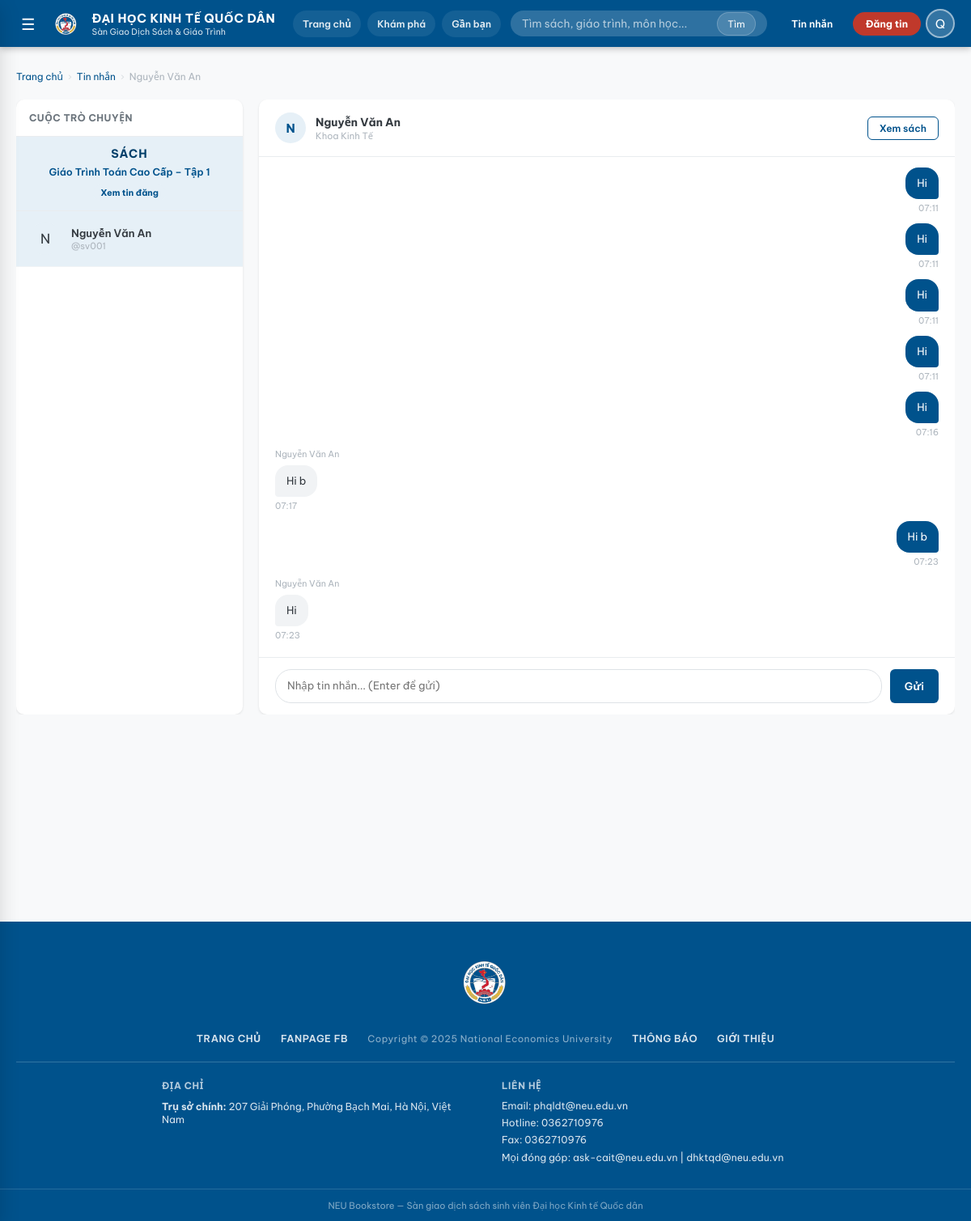
Page /messages/1/2 (signed in) on the committed database.
### tables this page shows
CREATE TABLE users (
    id            INTEGER PRIMARY KEY AUTOINCREMENT,
    username      TEXT    UNIQUE NOT NULL,
    password_hash TEXT    NOT NULL,
    full_name     TEXT,
    email         TEXT,
    phone         TEXT,
    student_id    TEXT    UNIQUE,
    faculty       TEXT,
    course_year   INTEGER,
    role          TEXT    DEFAULT 'student' CHECK(role IN ('student','admin')),
    bio           TEXT,
    rating_avg    REAL    DEFAULT 0,
    rating_count  INTEGER DEFAULT 0,
    created_at    TIMESTAMP DEFAULT CURRENT_TIMESTAMP
, reputation_score INTEGER DEFAULT 0, completed_deals INTEGER DEFAULT 0, location_label TEXT, latitude REAL, longitude REAL, location_updated_at TIMESTAMP);

CREATE TABLE books (
    id           INTEGER PRIMARY KEY AUTOINCREMENT,
    title        TEXT    NOT NULL,
    author       TEXT,
    isbn         TEXT,
    publisher    TEXT,
    publish_year INTEGER,
    edition      TEXT,
    category_id  INTEGER REFERENCES categories(id) ON DELETE SET NULL,
    faculty      TEXT,
    course_year  INTEGER,
    subject_code TEXT,
    description  TEXT,
    cover_emoji  TEXT    DEFAULT '📖',
    created_at   TIMESTAMP DEFAULT CURRENT_TIMESTAMP
, cover_image TEXT);

CREATE TABLE messages (
    id          INTEGER PRIMARY KEY AUTOINCREMENT,
    listing_id  INTEGER REFERENCES listings(id)  ON DELETE CASCADE,
    sender_id   INTEGER REFERENCES users(id)     ON DELETE CASCADE,
    receiver_id INTEGER REFERENCES users(id)     ON DELETE CASCADE,
    content     TEXT    NOT NULL,
    is_read     INTEGER DEFAULT 0,
    created_at  TIMESTAMP DEFAULT CURRENT_TIMESTAMP
);

### app.py (the view, shortened to what this page needs)
@app.route("/messages/<int:lid>/<int:oid>", methods=["GET", "POST"])
@login_required
def chat(lid, oid):
    conn = get_db_connection()
    uid  = session["user_id"]
    conn.execute(
        "UPDATE messages SET is_read=1 WHERE listing_id=? AND sender_id=? AND receiver_id=?",
        (lid, oid, uid),
    )
    conn.commit()
    msgs = conn.execute("""
        SELECT m.*, u.full_name sender_name, u.username sender_username
        FROM messages m
        JOIN users u ON u.id=m.sender_id
        WHERE m.listing_id=?
          AND ((m.sender_id=? AND m.receiver_id=?) OR (m.sender_id=? AND m.receiver_id=?))
        ORDER BY m.created_at ASC
    """, (lid, uid, oid, oid, uid)).fetchall()
    listing    = conn.execute(
        "SELECT l.*, b.title, b.cover_emoji, b.cover_image FROM listings l JOIN books b ON b.id=l.book_id WHERE l.id=?",
        (lid,),
    ).fetchone()
    other_user = conn.execute("SELECT * FROM users WHERE id=?", (oid,)).fetchone()
    conn.close()
    return render_template(
        "chat.html",
        msgs=msgs,
        listing=listing,
        other_user=other_user,
        listing_id=lid,
        other_id=oid,
    )

### app.py (called while the page is built, shortened)
def _text_quality_score(value: str) -> int:
    bad_score = sum(value.count(token) for token in MOJIBAKE_TOKENS) * 10
    good_score = sum(ch.lower() in VIETNAMESE_CHARS for ch in value)
    return good_score - bad_score

def repair_text(value):
    if not isinstance(value, str) or not value:
        return value
    candidates = [value]
    return max(candidates, key=_text_quality_score)

def format_local_timestamp(value, fmt="%H:%M"):
    if not value:
        return ""
    try:
        dt = datetime.strptime(value, "%Y-%m-%d %H:%M:%S") + timedelta(hours=7)
        return dt.strftime(fmt)
    except ValueError:
        return value

def login_required(f):
    @wraps(f)
    def decorated(*args, **kwargs):
        if "user_id" not in session:
            flash("Vui lòng đăng nhập để tiếp tục.", "warning")
            return redirect(url_for("login"))
        return f(*args, **kwargs)
    return decorated

def get_current_user():
    if "user_id" not in session:
        return None
    conn = get_db_connection()
    user = conn.execute("SELECT * FROM users WHERE id=?", (session["user_id"],)).fetchone()
    conn.close()
    return user

### database.py (called while the page is built)
def get_db_connection() -> sqlite3.Connection:
    conn = sqlite3.connect(DATABASE)
    conn.row_factory = sqlite3.Row
    conn.execute("PRAGMA foreign_keys = ON")
    return conn

### templates/chat.html (shortened to what this page needs)
{% extends "base.html" %}
{% block content %}
<div class="container">
  <div class="breadcrumb">
    <a href="{{ url_for('home') }}">Trang chủ</a>
    <span class="breadcrumb-sep">›</span>
    <a href="{{ url_for('messages') }}">Tin nhắn</a>
    <span class="breadcrumb-sep">›</span>
    <span>{{ other_user.full_name or other_user.username }}</span>
  </div>
  <div class="chat-container chat-shell">
    <div class="chat-list">
      <div style="padding:14px 16px;border-bottom:1px solid var(--gray-200);
                  font-size:.8rem;font-weight:700;color:var(--gray-600);
                  text-transform:uppercase;letter-spacing:.5px">
        Cuộc trò chuyện
      </div>
      {% if listing %}
        <div style="padding:12px 16px;background:var(--neu-blue-light);
                    border-bottom:1px solid var(--gray-200)">
          <div class="book-card-cover-label" style="text-align:center;margin-bottom:6px">Sách</div>
          <div style="font-size:.82rem;font-weight:600;color:var(--neu-blue);
                      line-height:1.3;text-align:center">
            {{ listing.title }}
          </div>
          <div style="text-align:center;margin-top:6px">
            <a href="{{ url_for('listing_detail', lid=listing_id) }}"
               class="badge badge-blue" style="font-size:.72rem">
              Xem tin đăng
            </a>
          </div>
        </div>
      {% endif %}
      <div class="chat-item active">
        <div class="chat-item-avatar">
          {{ other_user.full_name[0] if other_user.full_name else '?' }}
        </div>
        <div>
          <div style="font-weight:600;font-size:.88rem">
            {{ other_user.full_name or other_user.username }}
          </div>
          <div style="font-size:.75rem;color:var(--gray-500)">
            @{{ other_user.username }}
          </div>
        </div>
      </div>
    </div>
    <div class="chat-messages">
      <div class="chat-header">
        <div style="width:38px;height:38px;border-radius:50%;
                    background:var(--neu-blue-light);
                    display:flex;align-items:center;justify-content:center;
                    font-size:1rem;font-weight:700;color:var(--neu-blue)">
          {{ other_user.full_name[0] if other_user.full_name else '?' }}
        </div>
        <div>
          <div style="font-weight:700;font-size:.92rem">
            {{ other_user.full_name or other_user.username }}
          </div>
          {% if other_user.faculty %}
            <div style="font-size:.75rem;color:var(--gray-500)">{{ other_user.faculty }}</div>
          {% endif %}
        </div>
        <div style="margin-left:auto">
          <a href="{{ url_for('listing_detail', lid=listing_id) }}"
             class="btn btn-outline btn-sm">Xem sách</a>
        </div>
      </div>
      <div class="chat-body" id="chatBody" data-last-id="{{ msgs[-1].id if msgs else 0 }}">
        {% if msgs %}
          {% for m in msgs %}
            {% set is_me = m.sender_id == session.get('user_id') %}
            <div class="msg {{ 'msg-me' if is_me else 'msg-them' }}" data-message-id="{{ m.id }}">
              {% if not is_me %}
                <div style="font-size:.72rem;color:var(--gray-500);margin-bottom:3px">
                  {{ m.sender_name or m.sender_username }}
                </div>
              {% endif %}
              <div class="msg-bubble">{{ m.content }}</div>
              <div class="msg-time">{{ format_local_timestamp(m.created_at) }}</div>
            </div>
          {% endfor %}
        {% else %}
          <div id="chatEmptyState" style="text-align:center;color:var(--gray-400);
                      margin:auto;font-size:.88rem">
            Bắt đầu cuộc trò chuyện về cuốn sách này
          </div>
        {% endif %}
      </div>
      <form class="chat-input" id="chatForm" method="POST"
            action="{{ url_for('chat', lid=listing_id, oid=other_id) }}">
        <textarea name="content" placeholder="Nhập tin nhắn... (Enter để gửi)"
                  rows="1"></textarea>
        <button type="submit" id="chatSubmitBtn" class="btn btn-primary" style="padding:0 18px;height:42px">
          Gửi
        </button>
      </form>
    </div>
  </div>
</div>
{% endblock %}

### templates/base.html (shortened to what this page needs)
<!DOCTYPE html>
<html lang="vi">
<head>
  <link rel="stylesheet" href="{{ url_for('static', filename='css/style.css') }}">
</head>
<body>
<div class="page-wrapper">
  <header class="site-header">
    <div class="header-inner">
      <button class="header-menu-btn" id="menuBtn" title="Mở menu">☰</button>
      <a href="{{ url_for('home') }}" class="header-logo">
        <img src="{{ url_for('static', filename='images/neu-logo.png') }}" alt="NEU logo" class="header-logo-mark">
        <div class="header-logo-text">
          <span>ĐẠI HỌC KINH TẾ QUỐC DÂN</span>
          <span class="header-logo-sub">Sàn Giao Dịch Sách &amp; Giáo Trình</span>
        </div>
      </a>
      {% if current_user %}
        <div class="header-quicknav">
          <a href="{{ url_for('home') }}" class="header-quicklink">Trang chủ</a>
          <a href="{{ url_for('listings') }}" class="header-quicklink">Khám phá</a>
          <a href="{{ url_for('nearby_listings') }}" class="header-quicklink">Gần bạn</a>
        </div>
      {% endif %}
      <form class="header-search" action="{{ url_for('listings') }}" method="GET">
        <input type="text" name="q" placeholder="Tìm sách, giáo trình, môn học..." value="{{ request.args.get('q','') }}">
        <button type="submit">Tìm</button>
      </form>
      <div class="header-actions">
        <a href="{{ url_for('messages') }}" class="header-btn" title="Tin nhắn">
          Tin nhắn
        </a>
        <a href="{{ url_for('post_listing') }}" class="btn-post-header">Đăng tin</a>
        <div class="header-account">
          <div class="header-avatar" id="avatarBtn">
            {{ current_user.full_name[0] if current_user and current_user.full_name else 'U' }}
          </div>
        </div>
      </div>
    </div>
  </header>
  <main class="main-content">
    {% block content %}{% endblock %}
  </main>
  <footer class="site-footer">
    <div class="footer-top">
      <div class="container">
        <div class="footer-logo-row">
          <img src="{{ url_for('static', filename='images/neu-logo.png') }}" alt="NEU logo" class="footer-logo-mark">
        </div>
        <div class="footer-nav-row">
          <a href="{{ url_for('home') }}">TRANG CHỦ</a>
          <a href="https://www.facebook.com/neu.edu.vn" target="_blank" rel="noreferrer">FANPAGE FB</a>
          <span class="footer-copyright">Copyright © 2025 National Economics University</span>
          <a href="#">THÔNG BÁO</a>
          <a href="https://neu.edu.vn" target="_blank" rel="noreferrer">GIỚI THIỆU</a>
        </div>
        <div class="footer-info-row">
          <div class="footer-info-block">
            <h4>Địa chỉ</h4>
            <div class="footer-info-item">
              <span><strong>Trụ sở chính:</strong> 207 Giải Phóng, Phường Bạch Mai, Hà Nội, Việt Nam</span>
            </div>
          </div>
          <div class="footer-info-block">
            <h4>Liên hệ</h4>
            <div class="footer-info-item"><span>Email: phqldt@neu.edu.vn</span></div>
            <div class="footer-info-item"><span>Hotline: 0362710976</span></div>
            <div class="footer-info-item"><span>Fax: 0362710976</span></div>
            <div class="footer-info-item"><span>Mọi đóng góp: ask-cait@neu.edu.vn | dhktqd@neu.edu.vn</span></div>
          </div>
        </div>
      </div>
    </div>
    <div class="footer-bottom">NEU Bookstore — Sàn giao dịch sách sinh viên Đại học Kinh tế Quốc dân</div>
  </footer>
</div>
</body>
</html>

### rows in the picture
users: full_name "Q"
users: full_name "Nguyễn Văn An", full_name "N", username "sv001", faculty "Khoa Kinh Tế"
books: title "Giáo Trình Toán Cao Cấp – Tập 1"
messages: content "Hi", created_at "07:11"
messages: content "Hi", created_at "07:11"
messages: content "Hi", created_at "07:11"
messages: content "Hi", created_at "07:11"
messages: content "Hi", created_at "07:16"
messages: full_name "Nguyễn Văn An", content "Hi b", created_at "07:17"
messages: content "Hi b", created_at "07:23"
messages: full_name "Nguyễn Văn An", content "Hi", created_at "07:23"
